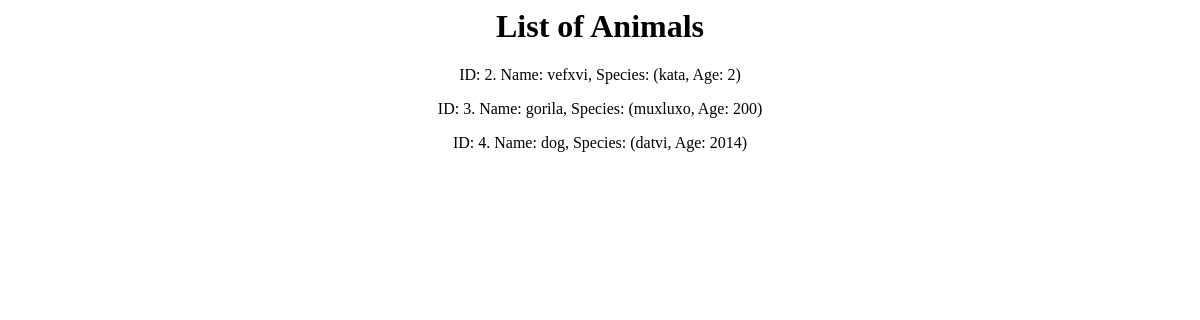
/animal/list/, run on an earlier commit of the app's database.
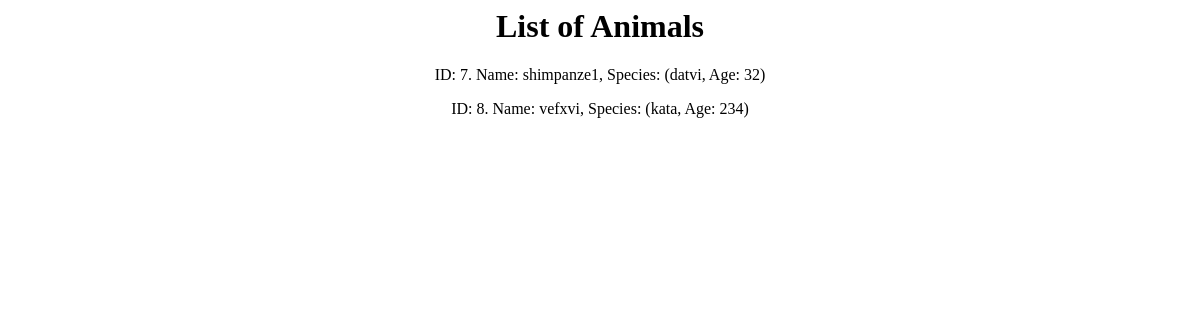
And on a later commit of the database.
### animal/models.py (models this page shows)
class Animal(models.Model):
    name = models.CharField(max_length=255)
    species = models.CharField(max_length=255)
    age = models.IntegerField()

### animal/views.py (the view)
# urls.py: path('list/', views.AnimalListView.as_view(), name='animal_list'),
class AnimalListView(ListView):
    model = Animal
    context_object_name = 'animals'
    template_name = 'animal_list.html'

### animal/templates/animal_list.html
<center>
<h1>List of Animals</h1>
{% for animal in animals %}
    <p>ID: {{ animal.id }}. Name: {{ animal.name }}, Species: ({{ animal.species }}, Age: {{ animal.age }})</p>
{% endfor %}
</center>

What changed in the data, as far as the page shows it:
removed Animal: id "2", name "vefxvi", species "kata", age "2"
removed Animal: id "3", name "gorila", species "muxluxo", age "200"
removed Animal: id "4", name "dog", species "datvi", age "2014"
added Animal: id "7", name "shimpanze1", species "datvi", age "32"
added Animal: id "8", name "vefxvi", species "kata", age "234"
